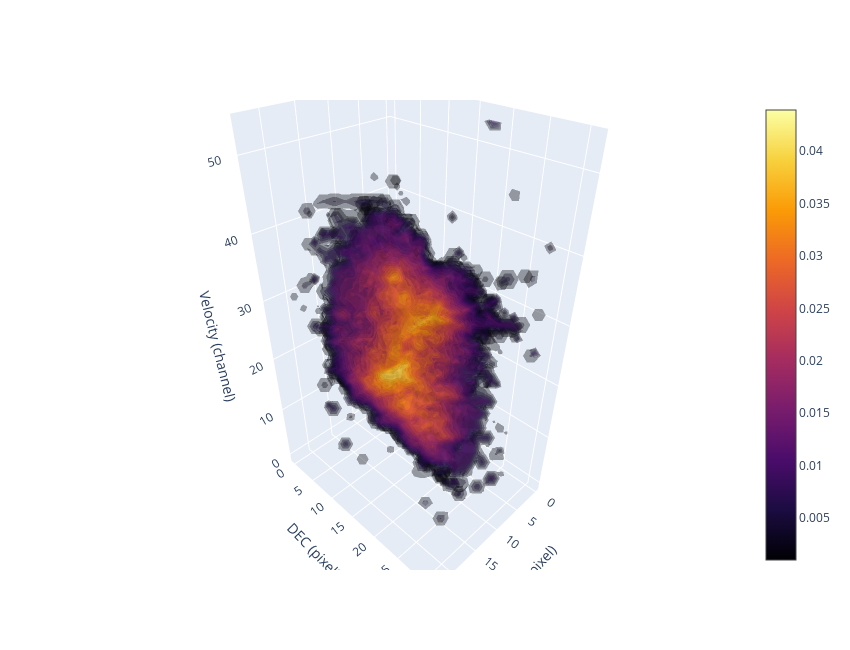

Notebook cell for this chart:
### Code cell
from spectral_cube import SpectralCube
import numpy as np
import astropy.units as u
import plotly.graph_objects as go
from scipy.ndimage import zoom

# -------------------------------------------------
# 1. Leer cubo
# -------------------------------------------------
path = '/Users/mac/Tesis/IRAS15445_recortados/I15445.mstransform_cube_contsub_13CO.fits'
cube = SpectralCube.read(path)

cube_cut = cube[90:225, 220:300, 225:285]
cube_include = cube_cut.with_mask(cube_cut > 0.011 * u.Jy / u.beam)

data = cube_include.filled_data[:].value
data = np.nan_to_num(data, nan=0.0)

# -------------------------------------------------
# 2. Submuestreo (CRUCIAL)
# -------------------------------------------------
# reduce resolución espacial y espectral
data_ds = zoom(data, zoom=(0.4, 0.4, 0.4), order=1)

level = 0.001
vmax = data_ds.max()

# -------------------------------------------------
# 3. Grid reducido
# -------------------------------------------------
nz, ny, nx = data_ds.shape
z, y, x = np.mgrid[0:nz, 0:ny, 0:nx]

# -------------------------------------------------
# 4. Volume rendering
# -------------------------------------------------
fig = go.Figure(
    data=go.Volume(
        x=x.flatten(),
        y=y.flatten(),
        z=z.flatten(),
        value=data_ds.flatten(),
        isomin=level,
        isomax=vmax,
        opacity=0.2,
        surface_count=20,
        colorscale='Inferno'
    )
)

fig.update_layout(
    scene=dict(
        xaxis_title='RA (pixel)',
        yaxis_title='DEC (pixel)',
        zaxis_title='Velocity (channel)'
    ),
    width=850,
    height=650
)

fig.show()

### Figure 1 — Plotly figure (JSON) as saved in the notebook; plotly's stock layout.template omitted (floating-point values rounded to 4 significant figures; data arrays with more than 128 entries replaced by an {"elided": "..."} marker saying what was removed)
{"data": [{"colorscale": [[0, "#000004"], [0.1111, "#1b0c41"], [0.2222, "#4a0c6b"], [0.3333, "#781c6d"], [0.4444, "#a52c60"], [0.5556, "#cf4446"], [0.6667, "#ed6925"], [0.7778, "#fb9b06"], [0.8889, "#f7d13d"], [1, "#fcffa4"]], "isomax": 0.04394, "isomin": 0.001, "opacity": 0.2, "surface": {"count": 20}, "type": "volume", "value": {"elided": "41472 float values"}, "x": {"elided": "41472 int values"}, "y": {"elided": "41472 int values"}, "z": {"elided": "41472 int values"}}], "layout": {"height": 650, "scene": {"xaxis": {"title": {"text": "RA (pixel)"}}, "yaxis": {"title": {"text": "DEC (pixel)"}}, "zaxis": {"title": {"text": "Velocity (channel)"}}}, "width": 850}}
